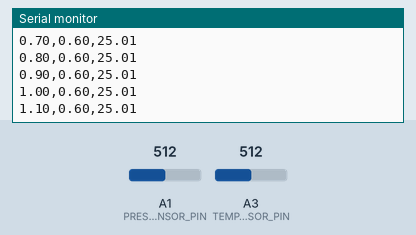
Recording of a sketch running on a simulated Arduino Zero (SAMD21). Shown: the last lines printed to the serial monitor. The test bench sets the inputs (shaded band); at power-on: A1 (PRESSURE_SENSOR_PIN) = 512, A3 (TEMP_SENSOR_PIN) = 512 (analog values on the 0–1023 scale).

Above: at 1.2 s.
1.3 s: A1 (PRESSURE_SENSOR_PIN) set to 716
At 1.31 s:
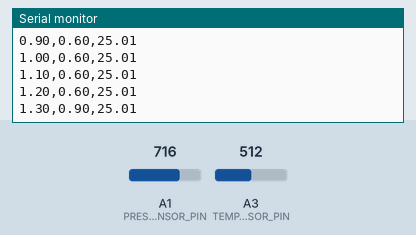
2.8 s: A3 (TEMP_SENSOR_PIN) set to 716
At 2.81 s:
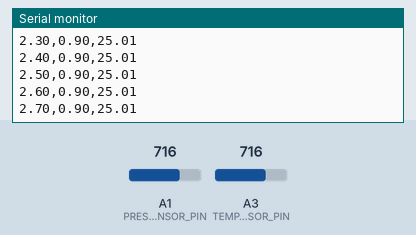
4.3 s: A1 (PRESSURE_SENSOR_PIN) set to 900
At 4.32 s:
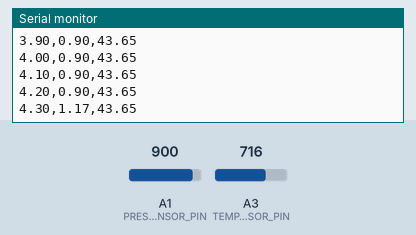
5.8 s: A3 (TEMP_SENSOR_PIN) set to 900
At 5.83 s:
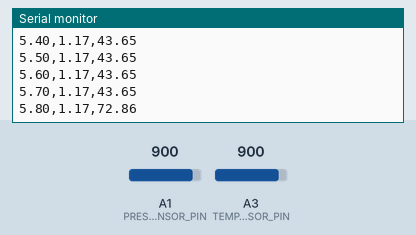
Timing chart, 0 to 8.3 s (numbered marks = the images above; inputs shaded):
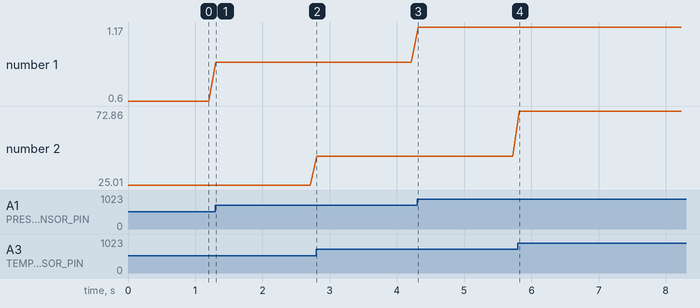

The sketch:

multi_sensor_test.ino
```cpp
//reads from multiple sensors and prints readings to terminal

//time setup
float time;
int index;

//pressure sensor setup
int PRESSURE_SENSOR_PIN = A1;
int pressure_sensor_reading;
float voltage;
float pressure; //conversion from datasheet

//temperature sensor setup
int TEMP_SENSOR_PIN = A3;
int temp_sensor_reading; //14 bit reading
int R0 = 100000; //zero power resistance reference
int B = 4275; //sensor constant
float R; //sensor resistance conversion
float temp; //temp conversion in C

void setup() {
  // put your setup code here, to run once:
  analogReadResolution(14); //change to 14-bit resolution
  long baudRate = 9600;
  index = 0;
  Serial.begin(baudRate);
  Serial.print("Pressure (MPa)"); //pressure first
  Serial.print(",");
  Serial.println("Temperature (C)");
}

void loop() {
  // put your main code here, to run repeatedly:
  // read pins
  pressure_sensor_reading = analogRead(PRESSURE_SENSOR_PIN);
  temp_sensor_reading = analogRead(TEMP_SENSOR_PIN);

  // pressure conversion
  voltage = pressure_sensor_reading*(5.0/16382.0); //from 5V rail
  pressure = (voltage/5.0-0.1)/0.6667; //from datasheet in MPa

  // temperature conversion
  R = 16382.0/temp_sensor_reading-1; // sensor resistance using 14 bit measurement
  temp = 1.0/(log(R)/B+1/298.15)-273.15; // convert to temperature

  // calculate time
  time = index*0.1; //in seconds, currently takes measurement every 100ms
  index = index+1; //iterate each loop

  //print to Serial
  Serial.print(time); Serial.print(","); Serial.print(pressure); Serial.print(","); Serial.println(temp);
  delay(100); //for readability
}
```

Measured:
- after the input at 1.3 s, the serial monitor: prints a new line at once (image 1)
- after the input at 4.3 s, the serial monitor: prints a new line at once (image 3)
- after the input at 5.8 s, the serial monitor: prints a new line at once (image 4)
- plotted number 1: 0.9 → 1.17 after the input at 4.3 s
- plotted number 2: 25.01 → 43.65 after the input at 2.8 s, 43.65 → 72.86 after the input at 5.8 s
